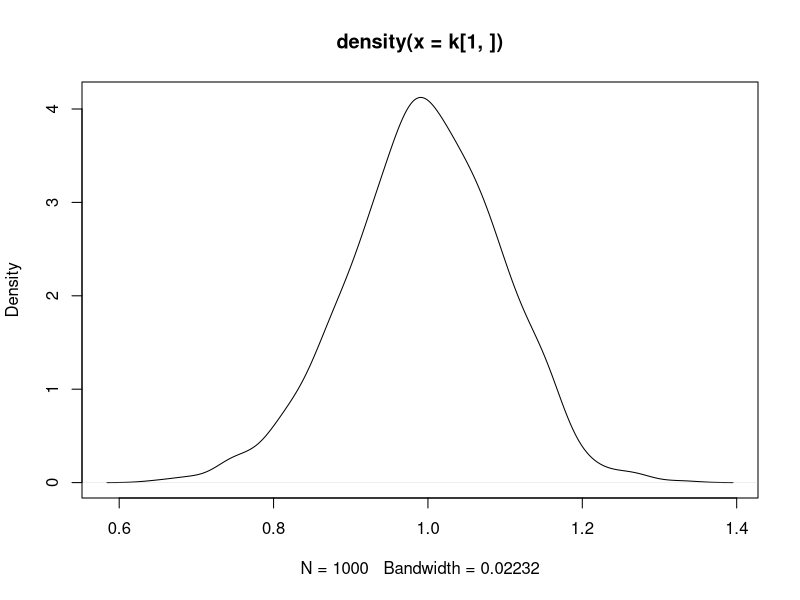
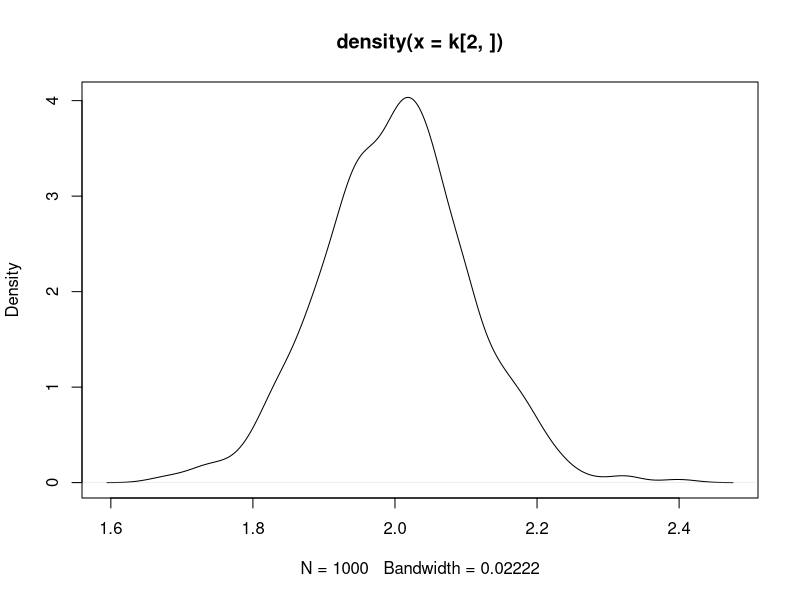
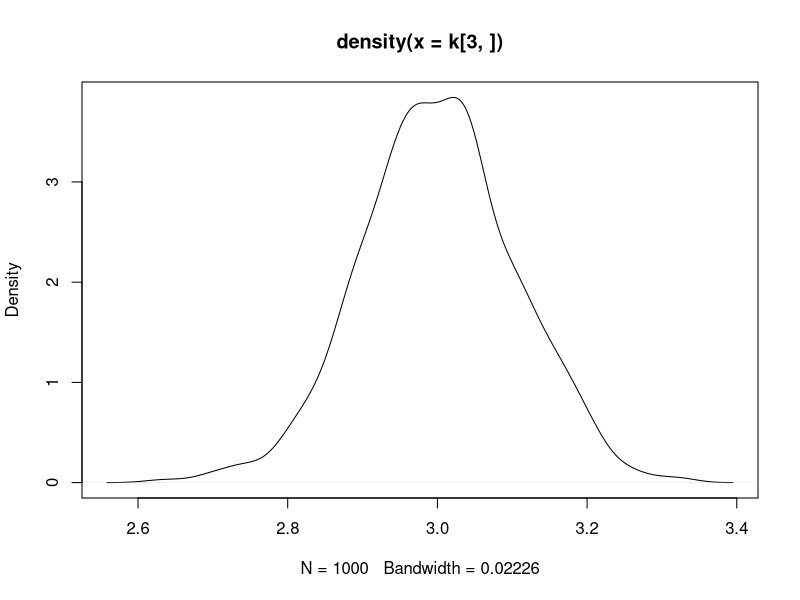

Reproduce these figures in R, in order.
## ---- chunk 1
knitr::opts_chunk$set(echo = TRUE)
library(MASS)
## ---- chunk 2
sigma <- matrix(c(5,5*0.9,0.9*5,5),2,2)
sigma
mat = mvrnorm(n =100, rep(0,2),sigma) # Sugeneruojame matrica iš x1 ir x2
var(mat)
x1<-mat[,1] # Priskiriame visas x1 reikšmes
x2<-mat[,2] # Priskiriame visas x2 reikšmes
e = rnorm(100)
y = 1 + 2*x1 + 3*x2 + e
## ---- chunk 3
mod = lm(y ~ x1+x2) # Įvertiname tiesnę regresiją
cof = mod$coefficients # Išsaugome įvertintus koeficientus
## ---- chunk 4
funkc = function(sigma){ # 1 ir 2 žingsnius susirašome į funkciją
mat = mvrnorm(n =100, rep(0,2),sigma)
x1<-mat[,1]
x2<-mat[,2]
e = rnorm(100)
y = 1 + 2*x1 + 3*x2 + e
mod = lm(y ~ x1+x2)
cof = mod$coefficients
return(cof)
}
k = replicate(1000, funkc(sigma)) # 1 ir 2 žingsnius kartojame 1000 kartų
apply(k, 1, mean) # Įverčių vidurkis
apply(k, 1, sd) # Įverčių standartinis nuokrypis
plot(density(k[1,])) # Tankio grafikas konstantų
plot(density(k[2,])) # Tankio grafikas x1
plot(density(k[3,])) # Tankio grafikas x2

## ---- chunk 5
sigma <- matrix(c(5,5*0.9,0.9*5,5),2,2)
mat = mvrnorm(n =100, rep(0,2),sigma)
x1<-mat[,1]
x2<-mat[,2]
e = rnorm(100)
y = 1 + 2*x1 + 3*x2 + e
mod = lm(y ~ x1+x2)
summary(mod)
summary(mod)$sigma # Pažiūrime standartinę paklaidą
